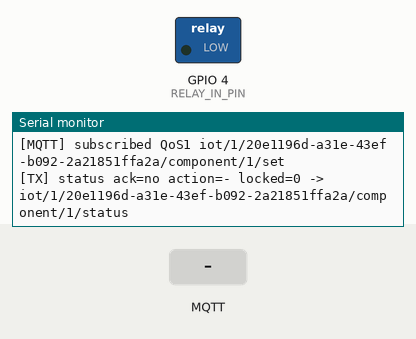
This sketch was run on a simulated ESP32. Parts: switched loads named in the sketch (green lamp = pin HIGH), the last lines printed to the serial monitor. The inputs (shaded band) are chosen by the test bench. WiFi joins after 1.5 s; servers stay silent unless stated; no MQTT or app messages arrive unless stated.

Above: at 3.9 s.
4.0 s: MQTT message "LOCKED" arrives on the first subscribed topic
At 5.2 s:
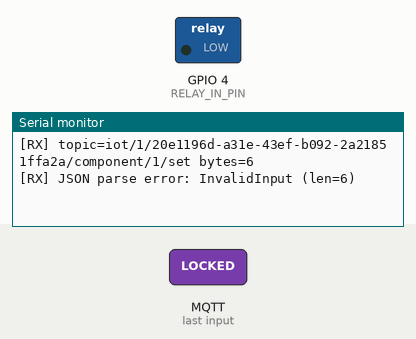
5.5 s: MQTT message "1" arrives on the first subscribed topic
At 6.4 s:
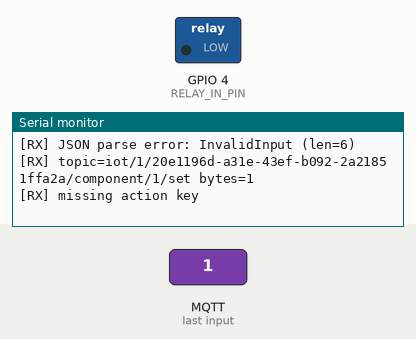

Measured:
- after the input at 4.0 s, the serial monitor: prints a new line at once (image 1)
- after the input at 5.5 s, the serial monitor: prints a new line at once (image 2)

The sketch:

AshmawyEsp32DoorLockDemo.ino
```cpp
/**
 * Door lock / relay demo — ESP32 (Arduino IDE)
 *
 * Libraries: "MQTT" (256dpi), "ArduinoJson" v6
 *
 * Hardware (typical 1-ch relay module, jumper on H = high-level trigger):
 *   - Relay IN  -> RELAY_IN_PIN (GPIO)
 *   - Relay DC+ -> 5V, DC- -> GND (common with ESP)
 *   - LED test load: 5V -> resistor -> LED+ -> LED- -> COM; NO -> GND
 *   Postman ON  -> locked=true  -> relay energized -> LED on (if RELAY_ACTIVE_HIGH true)
 *   Postman OFF -> locked=false -> relay off       -> LED off
 *
 * Contract (matches Ashmawy backend):
 *   - App: POST /api/v1/iot/devices/{id}/components/{component_id}/action
 *   - ESP: subscribes QoS 1 to  iot/{iot_user_id}/{device_uuid}/component/{channel}/set
 *   - ESP: publishes QoS 1 to     .../component/{channel}/status (echo message_id for API)
 */

#include <WiFi.h>
#include <MQTT.h>
#include <ArduinoJson.h>
#include <cstring>

static const char *WIFI_SSID = "CirkitWifi";
static const char *WIFI_PASSWORD = "";

static const char *MQTT_HOST = "72.61.106.84";
static const uint16_t MQTT_PORT = 1883;

static const char *MQTT_USERNAME = "back-end";
static const char *MQTT_PASSWORD = "password1234";

/** First segment of MQTT topics: must equal `iot_user_id` from GET /api/v1/iot/devices/{id}. */
static const char *IOT_USER_ID = "1";
/** Exact `device_uuid` from the same API response (36 chars). */
static const char *DEVICE_UUID = "20e1196d-a31e-43ef-b092-2a21851ffa2a";
static const char *MQTT_CLIENT_ID = "dev-dgkZnvru0";

/** Must match iot_components.channel for this component. */
static const int DOOR_COMPONENT_CHANNEL = 1;

/** GPIO connected to relay module IN (change to match your wiring). */
static const int RELAY_IN_PIN = 4;

/**
 * true: wantLocked HIGH energizes relay (common "H" jumper boards).
 * false: invert (use with low-level trigger / L jumper).
 */
static const bool RELAY_ACTIVE_HIGH = true;

static const unsigned long MQTT_FLUSH_MS = 120;
/** Small delay after driving the relay (ms). */
static const unsigned long ACTUATOR_SETTLE_MS = 80;

/** Stable buffer for exact subscribe topic (avoid temporary String::c_str()). */
static char gSetTopicBuf[160];

WiFiClient net;
MQTTClient mqtt(16384);

bool wifiOk = false;
bool mqttOk = false;
unsigned long lastMqttTry = 0;

/** Logical "locked" state; drives relay when actuator runs. Start false = relay relaxed at boot. */
bool doorLocked = false;

String topicBase() {
  return String("iot/") + IOT_USER_ID + "/" + DEVICE_UUID;
}

String topicSet(int ch) {
  return topicBase() + "/component/" + String(ch) + "/set";
}

String topicStatus(int ch) {
  return topicBase() + "/component/" + String(ch) + "/status";
}

void mqttFlush() {
  unsigned long t = millis();
  while (millis() - t < MQTT_FLUSH_MS) {
    mqtt.loop();
    delay(2);
  }
}

bool publishQos1(const char *topic, JsonDocument &doc) {
  char buf[640];
  size_t n = serializeJson(doc, buf, sizeof(buf));
  if (n == 0 || n >= sizeof(buf)) {
    Serial.println("[TX] JSON too large for buf");
    return false;
  }
  bool ok = mqtt.publish(topic, buf, (int)n, false, 1);
  mqttFlush();
  return ok;
}

/**
 * Drive relay IN pin. Return false only if you add real fault detection later.
 */
bool simulateLockActuator(bool wantLocked) {
  const bool pinHigh = RELAY_ACTIVE_HIGH ? wantLocked : !wantLocked;
  digitalWrite(RELAY_IN_PIN, pinHigh ? HIGH : LOW);
  delay(ACTUATOR_SETTLE_MS);
  return true;
}

/**
 * Publish component status to Redis via backend subscriber.
 *
 * @param correlationMessageId Laravel command UUID; empty on boot-only telemetry.
 * @param appliedAction        ON/OFF/TOGGLE/SET when responding to command; nullptr otherwise.
 * @param commandAck           true only after .../set was handled and actuator succeeded.
 */
void publishDoorStatus(const char *state, const char *correlationMessageId,
                       const char *appliedAction, bool commandAck) {
  StaticJsonDocument<512> doc;
  doc["state"] = state;
  doc["locked"] = doorLocked;
  doc["door_open"] = !doorLocked;
  doc["locks_engaged"] = doorLocked;
  doc["command_ack"] = commandAck;
  doc["uptime_ms"] = millis();

  if (appliedAction != nullptr && appliedAction[0] != '\0') {
    doc["applied_action"] = appliedAction;
  }

  if (strcmp(state, "LOCKED") == 0) {
    doc["expected_locked"] = true;
  } else if (strcmp(state, "UNLOCKED") == 0) {
    doc["expected_locked"] = false;
  }

  if (correlationMessageId != nullptr && correlationMessageId[0] != '\0') {
    doc["message_id"] = correlationMessageId;
  }

  const String t = topicStatus(DOOR_COMPONENT_CHANNEL);
  if (publishQos1(t.c_str(), doc)) {
    Serial.printf("[TX] status ack=%s action=%s locked=%d -> %s\n",
                  commandAck ? "yes" : "no",
                  appliedAction ? appliedAction : "-",
                  doorLocked ? 1 : 0,
                  t.c_str());
  } else {
    Serial.printf("[TX] FAIL status -> %s\n", t.c_str());
  }
}

bool applyLockCommand(const char *appliedAction, bool wantLocked, const char *midc) {
  doorLocked = wantLocked;
  if (!simulateLockActuator(wantLocked)) {
    Serial.printf("[HW] actuator FAILED wanted_locked=%d\n", wantLocked ? 1 : 0);
    publishDoorStatus(doorLocked ? "LOCKED" : "UNLOCKED", midc, appliedAction, false);
    return false;
  }
  publishDoorStatus(doorLocked ? "LOCKED" : "UNLOCKED", midc, appliedAction, true);
  return true;
}

void handleCommand(const char *bytes, int length) {
  StaticJsonDocument<384> doc;
  DeserializationError err = deserializeJson(doc, bytes, (size_t)length);
  if (err) {
    Serial.printf("[RX] JSON parse error: %s (len=%d)\n", err.c_str(), length);
    return;
  }

  if (!doc.containsKey("action")) {
    Serial.println("[RX] missing action key");
    return;
  }

  String action = doc["action"].as<String>();
  action.toUpperCase();

  String mid = doc["message_id"].isNull() ? String("") : doc["message_id"].as<String>();
  const char *midc = mid.length() ? mid.c_str() : "";

  if (midc[0] == '\0') {
    Serial.println("[RX] warning: no message_id — Laravel API cannot correlate this ACK");
  }

  if (action == "ON") {
    if (applyLockCommand("ON", true, midc)) {
      Serial.println("[APP] ON -> locked (ESP confirmed)");
    }
    return;
  }
  if (action == "OFF") {
    if (applyLockCommand("OFF", false, midc)) {
      Serial.println("[APP] OFF -> unlocked (ESP confirmed)");
    }
    return;
  }
  if (action == "TOGGLE") {
    if (applyLockCommand("TOGGLE", !doorLocked, midc)) {
      Serial.println("[APP] TOGGLE (ESP confirmed)");
    } else {
      Serial.println("[APP] TOGGLE actuator failed");
    }
    return;
  }
  if (action == "SET") {
    if (!simulateLockActuator(doorLocked)) {
      publishDoorStatus(doorLocked ? "LOCKED" : "UNLOCKED", midc, "SET", false);
      return;
    }
    publishDoorStatus(doorLocked ? "LOCKED" : "UNLOCKED", midc, "SET", true);
    Serial.println("[APP] SET echo (ESP confirmed)");
    return;
  }

  Serial.printf("[RX] unknown action: %s\n", action.c_str());
}

void onMessageAdvanced(MQTTClient * /*client*/, char topic[], char bytes[], int length) {
  Serial.printf("[RX] topic=%s bytes=%d\n", topic, length);

  const char *setSuffix = strstr(topic, "/set");
  if (setSuffix == nullptr || strcmp(setSuffix, "/set") != 0) {
    return;
  }

  const char *comp = strstr(topic, "/component/");
  if (comp == nullptr) {
    return;
  }
  comp += 11;
  const char *slash = strchr(comp, '/');
  if (slash == nullptr) {
    return;
  }
  int ch = 0;
  for (const char *p = comp; p < slash; p++) {
    if (*p < '0' || *p > '9') {
      return;
    }
    ch = ch * 10 + (*p - '0');
  }
  if (ch != DOOR_COMPONENT_CHANNEL) {
    Serial.printf("[RX] channel %d != DOOR_COMPONENT_CHANNEL %d\n", ch, DOOR_COMPONENT_CHANNEL);
    return;
  }

  if (bytes == nullptr || length <= 0) {
    Serial.println("[RX] empty payload");
    return;
  }

  handleCommand(bytes, length);
}

void connectWifi() {
  if (WiFi.status() == WL_CONNECTED) {
    wifiOk = true;
    return;
  }
  WiFi.mode(WIFI_STA);
  WiFi.begin(WIFI_SSID, WIFI_PASSWORD);
  unsigned long t0 = millis();
  while (WiFi.status() != WL_CONNECTED && millis() - t0 < 20000) {
    delay(200);
  }
  wifiOk = (WiFi.status() == WL_CONNECTED);
}

void connectMqtt() {
  if (!wifiOk) {
    return;
  }
  mqtt.begin(MQTT_HOST, MQTT_PORT, net);
  mqtt.setKeepAlive(60);
  mqtt.setTimeout(5000);
  mqtt.onMessageAdvanced(onMessageAdvanced);

  unsigned long t0 = millis();
  while (!mqtt.connect(MQTT_CLIENT_ID, MQTT_USERNAME, MQTT_PASSWORD) && millis() - t0 < 15000) {
    delay(300);
  }
  mqttOk = mqtt.connected();
  if (!mqttOk) {
    Serial.printf("[MQTT] connect failed lastError=%d returnCode=%d\n",
                  (int)mqtt.lastError(), (int)mqtt.returnCode());
    return;
  }

  const String setTopic = topicSet(DOOR_COMPONENT_CHANNEL);
  if (setTopic.length() + 1 > sizeof(gSetTopicBuf)) {
    Serial.println("[MQTT] set topic too long for gSetTopicBuf");
    mqttOk = false;
    return;
  }
  strncpy(gSetTopicBuf, setTopic.c_str(), sizeof(gSetTopicBuf) - 1);
  gSetTopicBuf[sizeof(gSetTopicBuf) - 1] = '\0';

  if (!mqtt.subscribe(gSetTopicBuf, 1)) {
    Serial.printf("[MQTT] subscribe failed lastError=%d\n", (int)mqtt.lastError());
    mqttOk = false;
    return;
  }
  Serial.printf("[MQTT] subscribed QoS1 %s\n", gSetTopicBuf);

  for (int i = 0; i < 80; i++) {
    mqtt.loop();
    delay(5);
  }

  StaticJsonDocument<192> online;
  online["status"] = "online";
  online["fw"] = "door-lock-relay-gpio";
  String devStatusTopic = topicBase() + "/device/status";
  publishQos1(devStatusTopic.c_str(), online);

  publishDoorStatus(doorLocked ? "LOCKED" : "UNLOCKED", "", nullptr, false);
}

void setup() {
  Serial.begin(115200);
  delay(400);
  pinMode(RELAY_IN_PIN, OUTPUT);
  {
    const bool pinHigh = RELAY_ACTIVE_HIGH ? doorLocked : !doorLocked;
    digitalWrite(RELAY_IN_PIN, pinHigh ? HIGH : LOW);
  }
  connectWifi();
  if (wifiOk) {
    connectMqtt();
  }
}

void loop() {
  if (!wifiOk || WiFi.status() != WL_CONNECTED) {
    wifiOk = false;
    mqttOk = false;
    connectWifi();
    delay(500);
    return;
  }
  if (!mqttOk || !mqtt.connected()) {
    mqttOk = false;
    if (millis() - lastMqttTry > 3000) {
      lastMqttTry = millis();
      connectMqtt();
    }
    delay(100);
    return;
  }
  mqtt.loop();
}
```
